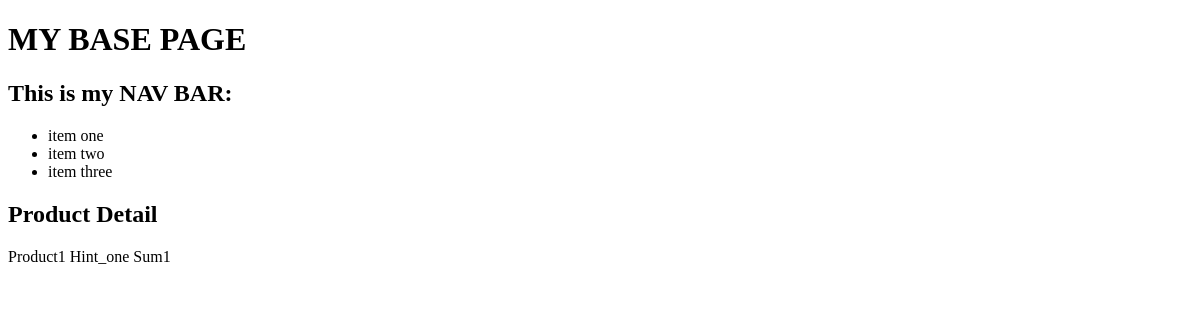
Before: /product/1 with the older database file.
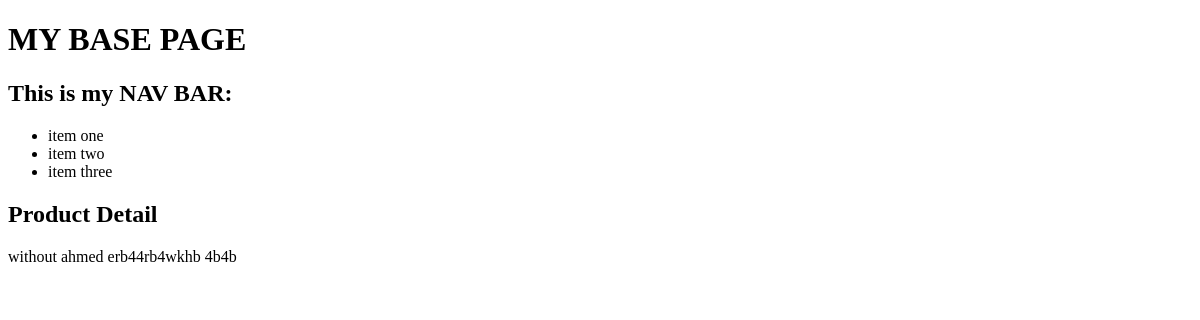
After: the same page with the newer database file.
### myapp/models.py (models this page shows, shortened)
class Product(models.Model):
    title = models.CharField(max_length=55)
    hint = models.CharField(max_length=100)
    description = models.TextField()
    summary = models.TextField()
    price = models.DecimalField(max_digits=2, decimal_places=True)

### myapp/views.py (the view)
# urls.py: path('product/<int:my_id>', dynamic_url_view, name='dynamic_url')
def dynamic_url_view(request, my_id):
    obj = Product.objects.get(id=my_id)
    context = {'objects': obj}
    return render(request, 'product/product_detail.html', context)

### templates/product/product_detail.html (shortened to what this page needs)
{% extends 'base.html' %}
{% block content %}
    <h2>Product Detail</h2>
    {{ objects.title }}
    {{ objects.hint }}
    {{ objects.summary }}
{% endblock %}

Changed rows visible on the page:
changed Product: title "Product1" → "without ahmed"; hint "Hint_one" → "erb44rb4wkhb"; summary "Sum1" → "4b4b"
